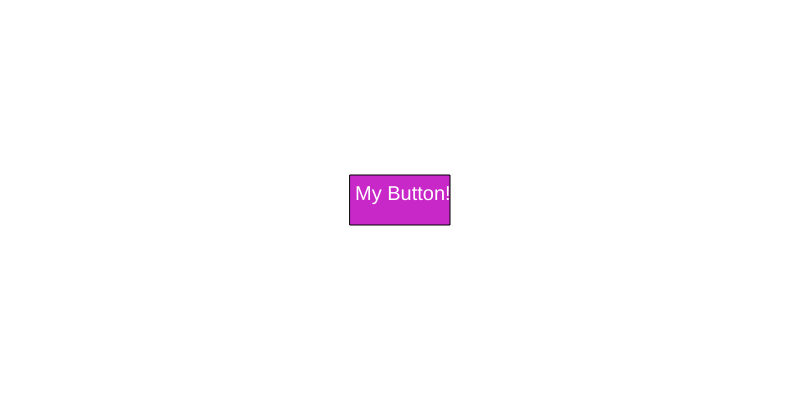
Frame 1 (no input)
Frame 60 (no input): identical to frame 1, image omitted
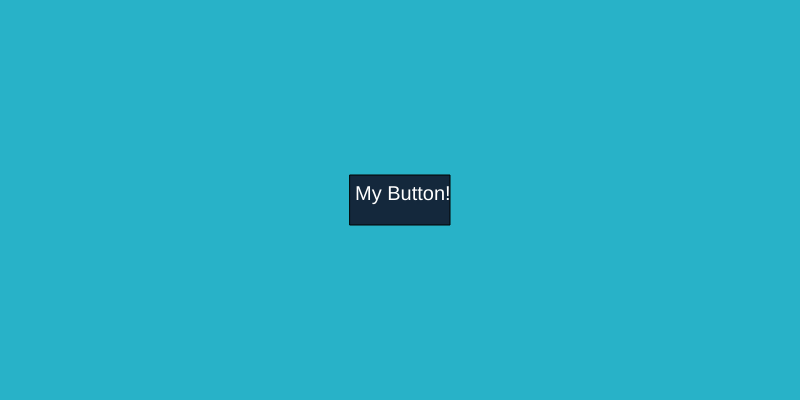
Frame 120 (the mouse pressed at the canvas centre since frame 60)

The p5.js sketch that drew these frames (run headless with seeded random() and noise() and a simulated clock; from frame 60 on, the mouse is pressed at the canvas centre):

// p5.js sketch
// ── sketch.js
/* Create a basic GUI element - AKA. Button */

var button = {};

function setup() {
    createCanvas(800,400);
    background(255);

    button.x = width / 2;
    button.y = height / 2;
    button.width = 100;
    button.height = 50;
    button.color_a = color(20, 40, 60);
    button.color_d = color(200, 40, 200);
    button.text = "My Button!";
}

function draw() {
    background(255);

    if (mouseX >= button.x - button.width/2 && mouseX <= button.x + button.width/2 && mouseY >= button.y - button.height/2 && mouseY <= button.y + button.height/2) {
        fill(button.color_a);
        if( mouseIsPressed ){
            background(40, 178, 200);
        }
    } else {
        fill(button.color_d);
    }
    rectMode(CENTER);
    rect(button.x,button.y,button.width,button.height);


    fill(255);
    textSize(20);
    text(button.text, button.x-45, button.y);

}
